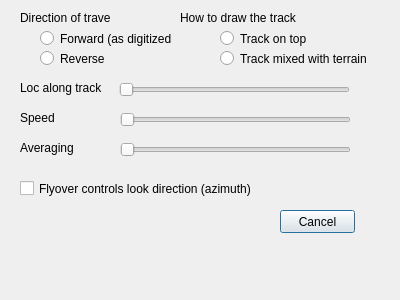
<?xml version="1.0" encoding="UTF-8"?>
<ui version="4.0">
 <class>dialogVecFly</class>
 <widget class="QDialog" name="dialogVecFly">
  <property name="geometry">
   <rect>
    <x>0</x>
    <y>0</y>
    <width>400</width>
    <height>300</height>
   </rect>
  </property>
  <property name="windowTitle">
   <string>dialogVecFly</string>
  </property>
  <widget class="QLabel" name="label">
   <property name="geometry">
    <rect>
     <x>20</x>
     <y>10</y>
     <width>91</width>
     <height>16</height>
    </rect>
   </property>
   <property name="text">
    <string>Direction of travel</string>
   </property>
  </widget>
  <widget class="QLabel" name="label_2">
   <property name="geometry">
    <rect>
     <x>180</x>
     <y>10</y>
     <width>121</width>
     <height>16</height>
    </rect>
   </property>
   <property name="text">
    <string>How to draw the track</string>
   </property>
  </widget>
  <widget class="QLabel" name="label_3">
   <property name="geometry">
    <rect>
     <x>20</x>
     <y>80</y>
     <width>91</width>
     <height>16</height>
    </rect>
   </property>
   <property name="text">
    <string>Loc along track</string>
   </property>
  </widget>
  <widget class="QLabel" name="label_4">
   <property name="geometry">
    <rect>
     <x>20</x>
     <y>110</y>
     <width>61</width>
     <height>16</height>
    </rect>
   </property>
   <property name="text">
    <string>Speed</string>
   </property>
  </widget>
  <widget class="QLabel" name="label_5">
   <property name="geometry">
    <rect>
     <x>20</x>
     <y>140</y>
     <width>61</width>
     <height>16</height>
    </rect>
   </property>
   <property name="text">
    <string>Averaging</string>
   </property>
  </widget>
  <widget class="QRadioButton" name="forwardButton">
   <property name="geometry">
    <rect>
     <x>40</x>
     <y>30</y>
     <width>131</width>
     <height>17</height>
    </rect>
   </property>
   <property name="text">
    <string>Forward (as digitized)</string>
   </property>
  </widget>
  <widget class="QRadioButton" name="reverseButton">
   <property name="geometry">
    <rect>
     <x>40</x>
     <y>50</y>
     <width>82</width>
     <height>17</height>
    </rect>
   </property>
   <property name="text">
    <string>Reverse</string>
   </property>
  </widget>
  <widget class="QRadioButton" name="overButton">
   <property name="geometry">
    <rect>
     <x>220</x>
     <y>30</y>
     <width>101</width>
     <height>17</height>
    </rect>
   </property>
   <property name="text">
    <string>Track on top</string>
   </property>
  </widget>
  <widget class="QRadioButton" name="mixedButton">
   <property name="geometry">
    <rect>
     <x>220</x>
     <y>50</y>
     <width>151</width>
     <height>17</height>
    </rect>
   </property>
   <property name="text">
    <string>Track mixed with terrain</string>
   </property>
  </widget>
  <widget class="QCheckBox" name="checkBox">
   <property name="geometry">
    <rect>
     <x>20</x>
     <y>180</y>
     <width>231</width>
     <height>17</height>
    </rect>
   </property>
   <property name="text">
    <string>Flyover controls look direction (azimuth)</string>
   </property>
  </widget>
  <widget class="QPushButton" name="cancelButton">
   <property name="geometry">
    <rect>
     <x>280</x>
     <y>210</y>
     <width>75</width>
     <height>23</height>
    </rect>
   </property>
   <property name="text">
    <string>Cancel</string>
   </property>
  </widget>
  <widget class="QSlider" name="locSlider">
   <property name="geometry">
    <rect>
     <x>119</x>
     <y>80</y>
     <width>231</width>
     <height>20</height>
    </rect>
   </property>
   <property name="orientation">
    <enum>Qt::Horizontal</enum>
   </property>
  </widget>
  <widget class="QSlider" name="speedSlider">
   <property name="geometry">
    <rect>
     <x>120</x>
     <y>110</y>
     <width>231</width>
     <height>19</height>
    </rect>
   </property>
   <property name="orientation">
    <enum>Qt::Horizontal</enum>
   </property>
  </widget>
  <widget class="QSlider" name="avgSlider">
   <property name="geometry">
    <rect>
     <x>120</x>
     <y>140</y>
     <width>231</width>
     <height>19</height>
    </rect>
   </property>
   <property name="orientation">
    <enum>Qt::Horizontal</enum>
   </property>
  </widget>
 </widget>
 <layoutdefault spacing="6" margin="11"/>
 <resources/>
 <connections>
  <connection>
   <sender>cancelButton</sender>
   <signal>clicked()</signal>
   <receiver>dialogVecFly</receiver>
   <slot>reject()</slot>
   <hints>
    <hint type="sourcelabel">
     <x>311</x>
     <y>228</y>
    </hint>
    <hint type="destinationlabel">
     <x>314</x>
     <y>246</y>
    </hint>
   </hints>
  </connection>
  <connection>
   <sender>checkBox</sender>
   <signal>toggled(bool)</signal>
   <receiver>dialogVecFly</receiver>
   <slot>doLook(bool)</slot>
   <hints>
    <hint type="sourcelabel">
     <x>55</x>
     <y>193</y>
    </hint>
    <hint type="destinationlabel">
     <x>55</x>
     <y>211</y>
    </hint>
   </hints>
  </connection>
  <connection>
   <sender>reverseButton</sender>
   <signal>clicked()</signal>
   <receiver>dialogVecFly</receiver>
   <slot>doReverse()</slot>
   <hints>
    <hint type="sourcelabel">
     <x>78</x>
     <y>63</y>
    </hint>
    <hint type="destinationlabel">
     <x>18</x>
     <y>61</y>
    </hint>
   </hints>
  </connection>
  <connection>
   <sender>overButton</sender>
   <signal>clicked()</signal>
   <receiver>dialogVecFly</receiver>
   <slot>doTop()</slot>
   <hints>
    <hint type="sourcelabel">
     <x>254</x>
     <y>38</y>
    </hint>
    <hint type="destinationlabel">
     <x>363</x>
     <y>38</y>
    </hint>
   </hints>
  </connection>
  <connection>
   <sender>mixedButton</sender>
   <signal>clicked()</signal>
   <receiver>dialogVecFly</receiver>
   <slot>doMixed()</slot>
   <hints>
    <hint type="sourcelabel">
     <x>344</x>
     <y>61</y>
    </hint>
    <hint type="destinationlabel">
     <x>378</x>
     <y>65</y>
    </hint>
   </hints>
  </connection>
  <connection>
   <sender>forwardButton</sender>
   <signal>clicked()</signal>
   <receiver>dialogVecFly</receiver>
   <slot>doForward()</slot>
   <hints>
    <hint type="sourcelabel">
     <x>56</x>
     <y>35</y>
    </hint>
    <hint type="destinationlabel">
     <x>27</x>
     <y>35</y>
    </hint>
   </hints>
  </connection>
  <connection>
   <sender>locSlider</sender>
   <signal>sliderReleased()</signal>
   <receiver>dialogVecFly</receiver>
   <slot>doLoc()</slot>
   <hints>
    <hint type="sourcelabel">
     <x>337</x>
     <y>90</y>
    </hint>
    <hint type="destinationlabel">
     <x>384</x>
     <y>97</y>
    </hint>
   </hints>
  </connection>
  <connection>
   <sender>speedSlider</sender>
   <signal>sliderReleased()</signal>
   <receiver>dialogVecFly</receiver>
   <slot>doSpeed()</slot>
   <hints>
    <hint type="sourcelabel">
     <x>278</x>
     <y>118</y>
    </hint>
    <hint type="destinationlabel">
     <x>378</x>
     <y>129</y>
    </hint>
   </hints>
  </connection>
  <connection>
   <sender>avgSlider</sender>
   <signal>sliderReleased()</signal>
   <receiver>dialogVecFly</receiver>
   <slot>doAvg()</slot>
   <hints>
    <hint type="sourcelabel">
     <x>281</x>
     <y>141</y>
    </hint>
    <hint type="destinationlabel">
     <x>373</x>
     <y>172</y>
    </hint>
   </hints>
  </connection>
 </connections>
 <slots>
  <slot>doStart()</slot>
  <slot>doLook(bool)</slot>
  <slot>doForward()</slot>
  <slot>doReverse()</slot>
  <slot>doTop()</slot>
  <slot>doMixed()</slot>
  <slot>doLoc(int)</slot>
  <slot>doSpeed(int)</slot>
  <slot>doAvg(int)</slot>
  <slot>doLoc()</slot>
  <slot>doSpeed()</slot>
  <slot>doAvg()</slot>
 </slots>
</ui>
